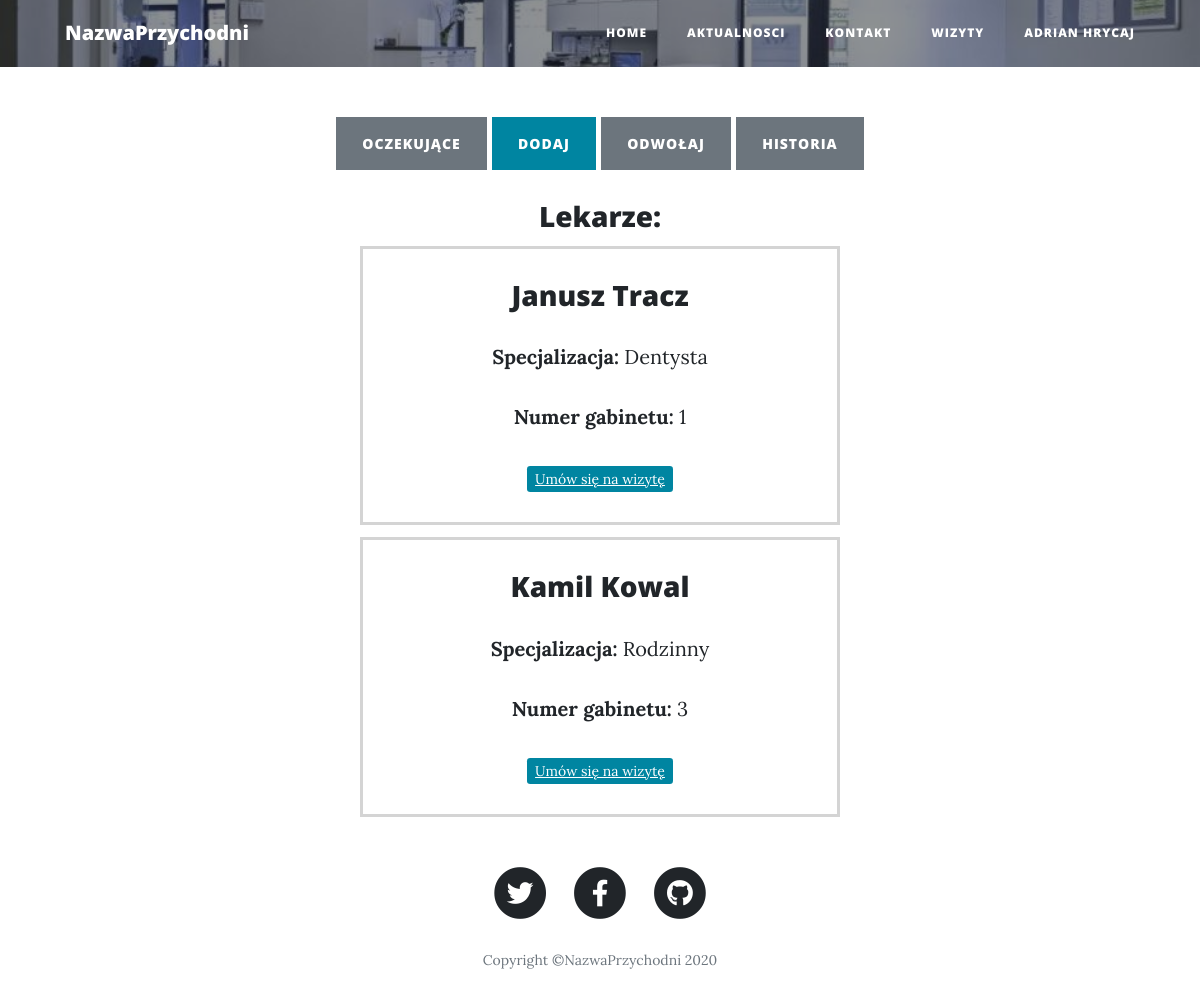
The app's page /wizyty/dodaj (signed in) with its own data.
### lekarze/models.py (models this page shows, shortened)
class Lekarze(models.Model):
    uzytkownik = models.ForeignKey(User, on_delete=models.CASCADE)
    specjalizacja = models.CharField(max_length=25)
    numer_gabinetu = models.IntegerField(validators=[MinValueValidator(1)])
    terminy = []
    aktywny = models.BooleanField(default=True)

### wizyty/views.py (the view)
# urls.py: path('wizyty/dodaj', wizyty_dodaj_view, name='wyzyty_dodaj1'),
@login_required
@user_passes_test(lambda u: u.groups.filter(name='pacjent').exists(), redirect_field_name='#')
def wizyty_dodaj_view(request):
    queryset = Lekarze.objects.all()
    context = {
        "object_list": queryset
    }
    return render(request, "dodaj_wizyte.html", context)

### wizyty/templates/dodaj_wizyte.html
{% extends "base.html" %}
{% load crispy_forms_tags %}
{% block content %}
    <div style="text-align: center;">
       <a href="/wizyty/oczekujace" class="btn btn-secondary">Oczekujące</a>
        <a href="/wizyty/dodaj" class="btn btn-primary">Dodaj</a>
        <a href="/wizyty/odwolaj" class="btn btn-secondary">Odwołaj</a>
        <a href="/wizyty/historia" class="btn btn-secondary">Historia</a>
    </div>
    <br>
    <div style="text-align: center">
    <h3>Lekarze:</h3>
    {% for object in object_list %}
        {% if object.aktywny == True %}
            <div style="border: rgba(0,0,0,0.17) solid; margin-top: 1%; margin-left: 30%; margin-right: 30%">
            <br>
                <h3>{{ object.uzytkownik.first_name }} {{ object.uzytkownik.last_name }}</h3>
                <p><b>Specjalizacja:</b> {{ object.specjalizacja }}</p>
                <p><b>Numer gabinetu:</b> {{ object.numer_gabinetu }}</p>
                <p><a href="dodaj/{{ object.id }}" class="btn-sm btn-primary">Umów się na wizytę</a></p>
            </div>
        {% endif %}
        {% endfor %}
    </div>
{% endblock %}

### templates/base.html (shortened to what this page needs)
<!doctype html>
<html lang="pl">
{% load auth_extras %}
<head>
    {% load static %}
    <link href="{% static 'vendor/bootstrap/css/bootstrap.min.css' %}" rel="stylesheet">
    <link href="{% static 'vendor/fontawesome-free/css/all.min.css' %}" rel="stylesheet" type="text/css">
    <link href="{% static 'css/clean-blog.min.css' %}" rel="stylesheet">
</head>
<body>
<nav class="navbar navbar-expand-lg navbar-light fixed-top" id="mainNav">
    <div class="container">
        <a class="navbar-brand" href="/">NazwaPrzychodni</a>
        <div class="collapse navbar-collapse" id="navbarResponsive">
            <ul class="navbar-nav ml-auto">
                {% if user.is_superuser %}
                    <li class="nav-item">
                        <a href="/admin" class="nav-link">Panel administracyjny</a>
                    </li>
                    <li class="nav-item">
                        <a href="/wizyty/generuj_raport" class="nav-link">Raporty</a>
                    </li>
                    <br>
                    <li class="nav-item">
                        <a href="/lekarze/wyswietl" class="nav-link">Lekarze</a>
                    </li>
                    <br>
                {% else %}
                    <li class="nav-item">
                        <a class="nav-link" href="/">Home</a>
                    </li>
                    <li class="nav-item">
                        <a class="nav-link" href="/">Aktualnosci</a>
                    </li>
                    <li class="nav-item">
                        <a class="nav-link" href="/">Kontakt</a>
                    </li>
                {% endif %}
                {% if user.is_authenticated %}
                        <li class="nav-item">
                            <a href="/wizyty/oczekujace" class="nav-link">Wizyty</a>
                        </li>
                    {% if user.is_superuser %}
                        <li class="nav-item">
                        <a href="/accounts/logout" class="nav-link">Wyloguj</a>
                    </li>
                        {% else %}
                        <li class="nav-item">
                        <a href="/konto" class="nav-link">{{ user.first_name}} {{ user.last_name}}</a>
                    </li>
                        {% endif %}
                {% endif %}
            </ul>
        </div>
    </div>
</nav>
{% block header %}
    <header class="masthead" style="background-image: url({% static 'img/home-bg.jpg' %})">
        <div class="overlay"></div>
        <div class="container">
            <div class="row">
                <div class="col-lg-8 col-md-10 mx-auto" style="height: 67px"></div>
            </div>
        </div>
    </header>
{% endblock %}
{% block content %}
{% endblock %}
<footer>
    <div class="container">
        <div class="row">
            <div class="col-lg-8 col-md-10 mx-auto">
                <ul class="list-inline text-center">
                    <li class="list-inline-item">
                        <a href="#">
                <span class="fa-stack fa-lg">
                  <i class="fas fa-circle fa-stack-2x"></i>
                  <i class="fab fa-twitter fa-stack-1x fa-inverse"></i>
                </span>
                        </a>
                    </li>
                    <li class="list-inline-item">
                        <a href="#">
                <span class="fa-stack fa-lg">
                  <i class="fas fa-circle fa-stack-2x"></i>
                  <i class="fab fa-facebook-f fa-stack-1x fa-inverse"></i>
                </span>
                        </a>
                    </li>
                    <li class="list-inline-item">
                        <a href="#">
                <span class="fa-stack fa-lg">
                  <i class="fas fa-circle fa-stack-2x"></i>
                  <i class="fab fa-github fa-stack-1x fa-inverse"></i>
                </span>
                        </a>
                    </li>
                </ul>
                <p class="copyright text-muted">Copyright &copy;NazwaPrzychodni 2020</p>
            </div>
        </div>
    </div>
</footer>
</body>
</html>

### records on screen
Lekarze: uzytkownik.first_name "Janusz", uzytkownik.last_name "Tracz", specjalizacja "Dentysta", numer_gabinetu "1"
Lekarze: uzytkownik.first_name "Kamil", uzytkownik.last_name "Kowal", specjalizacja "Rodzinny", numer_gabinetu "3"

### other values on screen
{{ user.first_name }} "ADRIAN"
{{ user.last_name }} "HRYCAJ"
